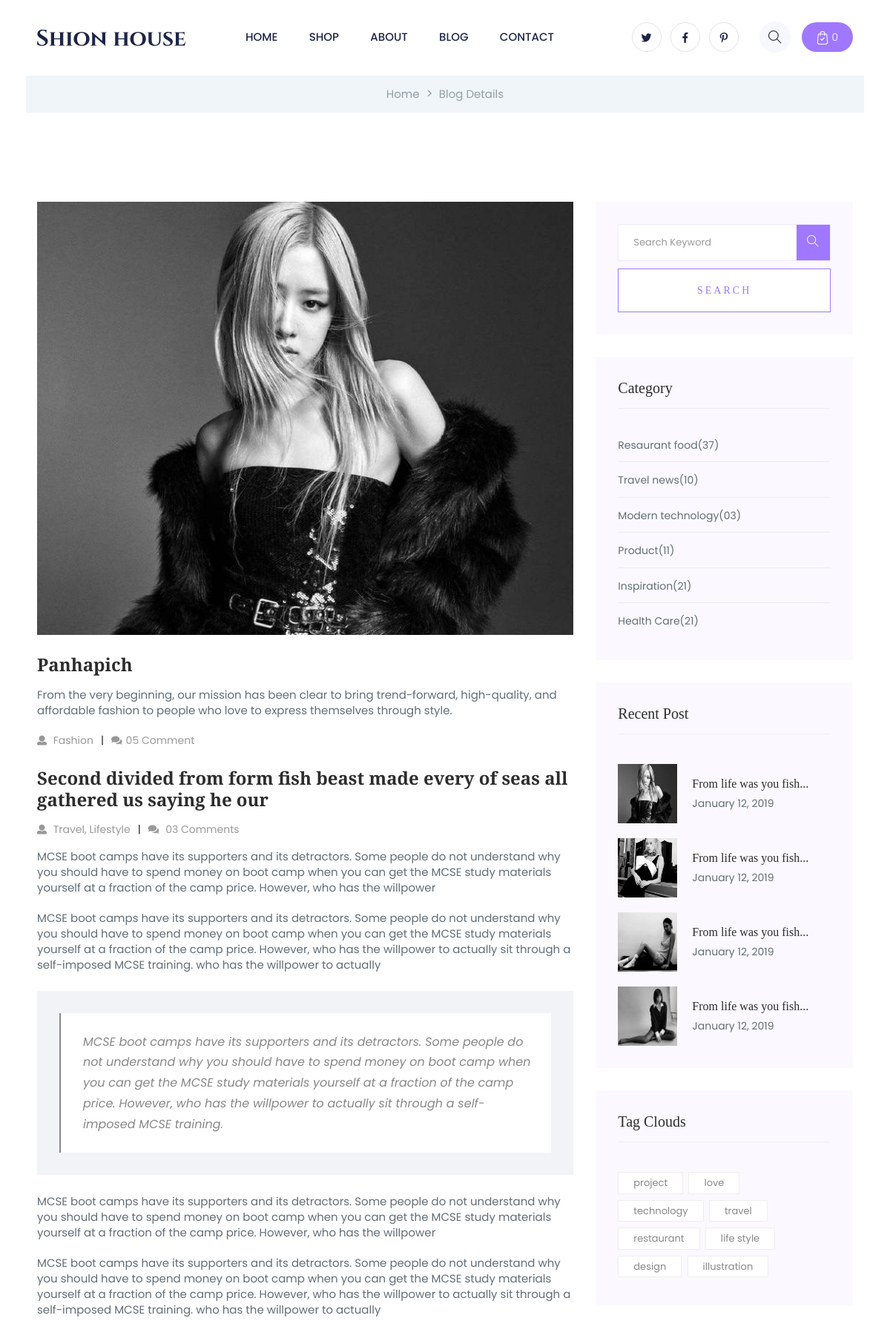
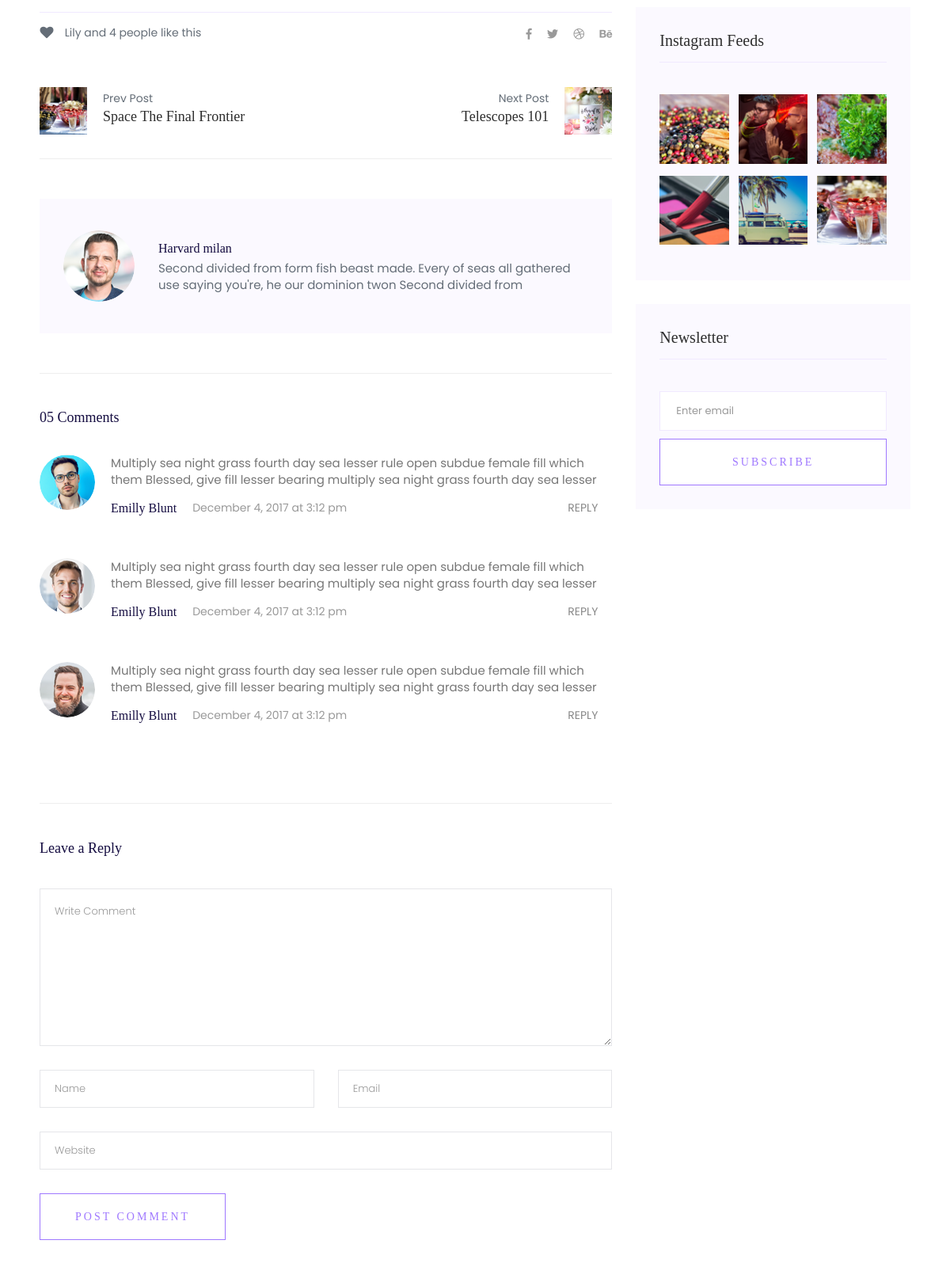
Page /blog_details/1/ (upper part) on the committed database (2 pictures, top to bottom).
### accounts/models.py (models this page shows, shortened)
class blogPro(models.Model):
    BlogDate=models.CharField(max_length=200, null=True)
    BlogMonth=models.CharField(max_length=200, null=True)
    BlogTitle=models.CharField(max_length=200, null=True)
    BlogDes=models.CharField(max_length=200, null=True)
    BlogUser=models.CharField(max_length=200, null=True)
    BlogCmt=models.CharField(max_length=200, null=True)
    BlogImage=models.ImageField(upload_to='productImages/',null=True,blank=True)

### accounts/views.py (the view)
# urls.py: path('blog_details/<int:blogID>/', views.blog_details, name='blog_details'),
def blog_details(request,blogID):
    BlogID=blogPro.objects.filter(id=blogID)
    DTMenu=menu.objects.all()
    DTSubMenu = sub_menu.objects.all()
    DTBlog=blogPro.objects.all()
    DTFabout=Fabout.objects.all()
    DTFblog=Fblog.objects.all()
    DTFcontact=Fcontact.objects.all()
    DTFthank=Fthank.objects.all()
    context = {
        'BlogIDs':BlogID,
        'DTMenus': DTMenu,
        'DTSubMenus': DTSubMenu,
        'DTBlogs': DTBlog,
        'DTFabouts': DTFabout,
        'DTFblogs': DTFblog,
        'DTFcontacts': DTFcontact,
        'DTFthanks': DTFthank
    }
    return render(request, 'Project/blog_details.html',context)

### accounts/templates/Project/blog_details.html (shortened to what this page needs)
    {% load static%}
      {% include "Project/head.html" %}
      {% include "Project/CSShere.html" %}
    </head>
    <body class="full-wrapper">
      <header>
        {% include "Project/HeaderStart.html" %}
    </header>
    <main>
      {% include "Project/breadcrumbStartBlog.html" %}
    <section class="blog_area single-post-area section-padding">
      <div class="container">
       <div class="row">
        {% for BlogID in BlogIDs%}
        <div class="col-lg-8 posts-list">
         <div class="single-post">
          <div class="feature-img">
           <img class="img-fluid" src="{% static BlogID.BlogImage %}" alt="">
           <div class="blog_details">
            <a class="d-inline-block" href="{% url 'blog_details' BlogID.id %}">
                <h2 class="blog-head" style="color: #2d2d2d;">{{BlogID.BlogTitle}}</h2>
            </a>
            <p>{{BlogID.BlogDes}}</p>
            <ul class="blog-info-link">
                <li><a href="#"><i class="fa fa-user"></i> {{BlogID.BlogUser}}</a></li>
                <li><a href="#"><i class="fa fa-comments"></i>{{BlogID.BlogCmt}}</a></li>
            </ul>
        </div>
         </div>
         <div class="blog_details">
           <h2 style="color: #2d2d2d;">Second divided from form fish beast made every of seas
            all gathered us saying he our
          </h2>
          <ul class="blog-info-link mt-3 mb-4">
            <li><a href="#"><i class="fa fa-user"></i> Travel, Lifestyle</a></li>
            <li><a href="#"><i class="fa fa-comments"></i> 03 Comments</a></li>
          </ul>
          <p class="excert">
            MCSE boot camps have its supporters and its detractors. Some people do not understand why you
            should have to spend money on boot camp when you can get the MCSE study materials yourself at a
            fraction of the camp price. However, who has the willpower
          </p>
          <p>
            MCSE boot camps have its supporters and its detractors. Some people do not understand why you
            should have to spend money on boot camp when you can get the MCSE study materials yourself at a
            fraction of the camp price. However, who has the willpower to actually sit through a
            self-imposed MCSE training. who has the willpower to actually
          </p>
          <div class="quote-wrapper">
            <div class="quotes">
             MCSE boot camps have its supporters and its detractors. Some people do not understand why you
             should have to spend money on boot camp when you can get the MCSE study materials yourself at
             a fraction of the camp price. However, who has the willpower to actually sit through a
             self-imposed MCSE training.
           </div>
         </div>
         <p>
          MCSE boot camps have its supporters and its detractors. Some people do not understand why you
          should have to spend money on boot camp when you can get the MCSE study materials yourself at a
          fraction of the camp price. However, who has the willpower
        </p>
        <p>
          MCSE boot camps have its supporters and its detractors. Some people do not understand why you
          should have to spend money on boot camp when you can get the MCSE study materials yourself at a
          fraction of the camp price. However, who has the willpower to actually sit through a
          self-imposed MCSE training. who has the willpower to actually
        </p>
      {% endfor %}
      </div>
     </div>
     <div class="navigation-top">
      <div class="d-sm-flex justify-content-between text-center">
       <p class="like-info"><span class="align-middle"><i class="fa fa-heart"></i></span> Lily and 4
       people like this</p>
       <div class="col-sm-4 text-center my-2 my-sm-0">
       </div>
       <ul class="social-icons">
        <li><a href="https://www.facebook.com/sai4ull"><i class="fab fa-facebook-f"></i></a></li>
        <li><a href="#"><i class="fab fa-twitter"></i></a></li>
        <li><a href="#"><i class="fab fa-dribbble"></i></a></li>
        <li><a href="#"><i class="fab fa-behance"></i></a></li>
      </ul>
     </div>
     <div class="navigation-area">
       <div class="row">
        <div
        class="col-lg-6 col-md-6 col-12 nav-left flex-row d-flex justify-content-start align-items-center">
        <div class="thumb">
          <a href="#">
           <img class="img-fluid" src="{% static 'StaticPro/img/post/preview.png' %}" alt="">
         </a>
       </div>
       <div class="arrow">
        <a href="#">
       </a>
     </div>
     <div class="detials">
      <p>Prev Post</p>
      <a href="#">
       <h4 style="color: #2d2d2d;">Space The Final Frontier</h4>
     </a>
     </div>
     </div>
     <div
     class="col-lg-6 col-md-6 col-12 nav-right flex-row d-flex justify-content-end align-items-center">
     <div class="detials">
      <p>Next Post</p>
      <a href="#">
       <h4 style="color: #2d2d2d;">Telescopes 101</h4>
     </a>
     </div>
     <div class="arrow">
      <a href="#">
     </a>
     </div>
     <div class="thumb">
      <a href="#">
       <img class="img-fluid" src="{% static 'StaticPro/img/post/next.png' %}" alt="">
     </a>
     </div>
     </div>
     </div>
     </div>
     </div>
     <div class="blog-author">
      <div class="media align-items-center">
       <img src="{% static 'StaticPro/img/blog/author.png' %}" alt="">
       <div class="media-body">
        <a href="#">
         <h4>Harvard milan</h4>
       </a>
       <p>Second divided from form fish beast made. Every of seas all gathered use saying you're, he
       our dominion twon Second divided from</p>
     </div>
     </div>
     </div>
     <div class="comments-area">
      <h4>05 Comments</h4>
      <div class="comment-list">
       <div class="single-comment justify-content-between d-flex">
        <div class="user justify-content-between d-flex">
         <div class="thumb">
          <img src="{% static 'StaticPro/img/blog/comment_1.png' %}" alt="">
        </div>
        <div class="desc">
          <p class="comment">
           Multiply sea night grass fourth day sea lesser rule open subdue female fill which them
           Blessed, give fill lesser bearing multiply sea night grass fourth day sea lesser
         </p>
         <div class="d-flex justify-content-between">
           <div class="d-flex align-items-center">
            <h5>
             <a href="#">Emilly Blunt</a>
           </h5>
           <p class="date">December 4, 2017 at 3:12 pm </p>
         </div>
         <div class="reply-btn">
          <a href="#" class="btn-reply text-uppercase">reply</a>
        </div>
      </div>
     </div>
     </div>
     </div>
     </div>
     <div class="comment-list">
       <div class="single-comment justify-content-between d-flex">
        <div class="user justify-content-between d-flex">
         <div class="thumb">
          <img src="{% static 'StaticPro/img/blog/comment_2.png' %}" alt="">
        </div>
        <div class="desc">
          <p class="comment">
           Multiply sea night grass fourth day sea lesser rule open subdue female fill which them
           Blessed, give fill lesser bearing multiply sea night grass fourth day sea lesser
         </p>
         <div class="d-flex justify-content-between">
           <div class="d-flex align-items-center">
            <h5>
             <a href="#">Emilly Blunt</a>
           </h5>
           <p class="date">December 4, 2017 at 3:12 pm </p>
         </div>
         <div class="reply-btn">
          <a href="#" class="btn-reply text-uppercase">reply</a>
        </div>
      </div>
     </div>
     </div>
     </div>
     </div>
     <div class="comment-list">
       <div class="single-comment justify-content-between d-flex">
        <div class="user justify-content-between d-flex">
         <div class="thumb">
          <img src="{% static 'StaticPro/img/blog/comment_3.png' %}" alt="">
        </div>
        <div class="desc">
          <p class="comment">
           Multiply sea night grass fourth day sea lesser rule open subdue female fill which them
           Blessed, give fill lesser bearing multiply sea night grass fourth day sea lesser
         </p>
         <div class="d-flex justify-content-between">
           <div class="d-flex align-items-center">
            <h5>
             <a href="#">Emilly Blunt</a>
           </h5>
           <p class="date">December 4, 2017 at 3:12 pm </p>
         </div>
         <div class="reply-btn">
          <a href="#" class="btn-reply text-uppercase">reply</a>
        </div>
      </div>
     </div>
     </div>
     </div>
     </div>
     </div>
     <div class="comment-form">
      <h4>Leave a Reply</h4>
      <form class="form-contact comment_form" action="#" id="commentForm">
       <div class="row">
        <div class="col-12">
         <div class="form-group">
          <textarea class="form-control w-100" name="comment" id="comment" cols="30" rows="9"
          placeholder="Write Comment"></textarea>
        </div>
      </div>
      <div class="col-sm-6">
       <div class="form-group">
        <input class="form-control" name="name" id="name" type="text" placeholder="Name">
      </div>
     </div>
     <div class="col-sm-6">
       <div class="form-group">
        <input class="form-control" name="email" id="email" type="email" placeholder="Email">
      </div>
     </div>
     <div class="col-12">
       <div class="form-group">
        <input class="form-control" name="website" id="website" type="text" placeholder="Website">
      </div>
     </div>
     </div>
     <div class="form-group">
      <button type="submit" class="button button-contactForm btn_1 boxed-btn">Post Comment</button>
     </div>
     </form>
     </div>
     </div>
     <div class="col-lg-4">
       <div class="blog_right_sidebar">
        <aside class="single_sidebar_widget search_widget">
         <form action="#">
          <div class="form-group">
           <div class="input-group mb-3">
            <input type="text" class="form-control" placeholder='Search Keyword'
            onfocus="this.placeholder = ''" onblur="this.placeholder = 'Search Keyword'">
            <div class="input-group-append">
             <button class="btns" type="button"><i class="ti-search"></i></button>
           </div>
         </div>
       </div>
       <button class="button rounded-0 primary-bg text-white w-100 btn_1 boxed-btn"
       type="submit">Search</button>
     </form>
     </aside>
     <aside class="single_sidebar_widget post_category_widget">
       <h4 class="widget_title" style="color: #2d2d2d;">Category</h4>
       <ul class="list cat-list">
        <li>
         <a href="#" class="d-flex">
          <p>Resaurant food</p>
          <p>(37)</p>
        </a>
      </li>
      <li>
       <a href="#" class="d-flex">
        <p>Travel news</p>
        <p>(10)</p>
      </a>
     </li>
     <li>
       <a href="#" class="d-flex">
        <p>Modern technology</p>
        <p>(03)</p>
      </a>
     </li>
     <li>
       <a href="#" class="d-flex">
        <p>Product</p>
        <p>(11)</p>
      </a>
     </li>
     <li>
       <a href="#" class="d-flex">
        <p>Inspiration</p>
        <p>(21)</p>
      </a>
     </li>
     <li>
       <a href="#" class="d-flex">
        <p>Health Care</p>
        <p>(21)</p>
      </a>
     </li>
     </ul>
     </aside>
    <aside class="single_sidebar_widget popular_post_widget">
      <h3 class="widget_title" style="color: #2d2d2d;">Recent Post</h3>
      {% for DTBlog in DTBlogs %}
      <div class="media post_item">
          <a href="{% url 'blog_details' DTBlog.id %}">
          <img src="{% static DTBlog.BlogImage %}" alt="post" style="width: 80px; height: 80px;">
          <div class="media-body">
              <a href="{% url 'blog_details' DTBlog.id %}">
                  <h3 style="color: #2d2d2d;">From life was you fish...</h3>
              </a>
              <p>January 12, 2019</p>
          </div>
      </div>
      {% endfor %}
  </aside>
     <aside class="single_sidebar_widget tag_cloud_widget">
       <h4 class="widget_title" style="color: #2d2d2d;">Tag Clouds</h4>
       <ul class="list">
        <li>
         <a href="#">project</a>
       </li>
       <li>
         <a href="#">love</a>
       </li>
       <li>
         <a href="#">technology</a>
       </li>
       <li>
         <a href="#">travel</a>
       </li>
       <li>
         <a href="#">restaurant</a>
       </li>
       <li>
         <a href="#">life style</a>
       </li>
       <li>
         <a href="#">design</a>
       </li>
       <li>
         <a href="#">illustration</a>
       </li>
     </ul>
     </aside>
     <aside class="single_sidebar_widget instagram_feeds">
       <h4 class="widget_title" style="color: #2d2d2d;">Instagram Feeds</h4>
       <ul class="instagram_row flex-wrap">
        <li>
         <a href="#">
          <img class="img-fluid" src="{% static 'StaticPro/img/post/post_5.png' %}" alt="">
        </a>
      </li>
      <li>
       <a href="#">
        <img class="img-fluid" src="{% static 'StaticPro/img/post/post_6.png' %}" alt="">
      </a>
     </li>
     <li>
       <a href="#">
        <img class="img-fluid" src="{% static 'StaticPro/img/post/post_7.png' %}" alt="">
      </a>
     </li>
     <li>
       <a href="#">
        <img class="img-fluid" src="{% static 'StaticPro/img/post/post_8.png' %}" alt="">
      </a>
     </li>
     <li>
       <a href="#">
        <img class="img-fluid" src="{% static 'StaticPro/img/post/post_9.png' %}" alt="">
      </a>
     </li>
     <li>
       <a href="#">
        <img class="img-fluid" src="{% static 'StaticPro/img/post/post_10.png' %}" alt="">
      </a>
     </li>
     </ul>
     </aside>
     <aside class="single_sidebar_widget newsletter_widget">
       <h4 class="widget_title" style="color: #2d2d2d;">Newsletter</h4>
       <form action="#">
        <div class="form-group">
         <input type="email" class="form-control" onfocus="this.placeholder = ''"
         onblur="this.placeholder = 'Enter email'" placeholder='Enter email' required>
       </div>
       <button class="button rounded-0 primary-bg text-white w-100 btn_1 boxed-btn" type="submit">Subscribe</button>
     </form>
     </aside>
     </div>
     </div>
     </div>
     </div>
     </section>
    </main>
</body>
</html>

### rows in the picture
blogPro: BlogImage (picture), BlogTitle "Panhapich", BlogDes "From the very beginning, our mission has been clear to bring trend-forward, high-quality, and affordable fashion to people who love to express themselves through style.", BlogUser "Fashion", BlogCmt "05 Comment"
blogPro: BlogImage (picture)
blogPro: BlogImage (picture)
blogPro: BlogImage (picture)
